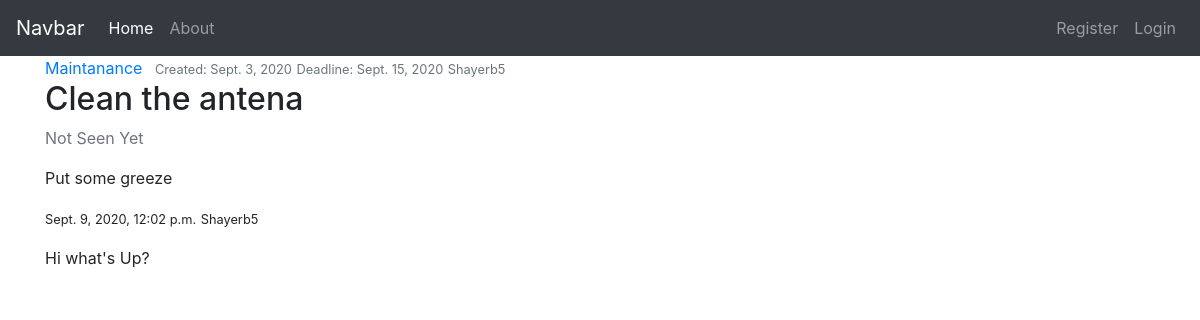
Page /todo_list/4/ on the committed database.
### todo_list/models.py (models this page shows, shortened)
class TodoList(models.Model): #Todolist able name that inherits models.Model
    statuses=[('Not Seen Yet','Not Seen Yet'),('Working on it','Working on it'),('Done','Done'),('Stuck','Stuck')]
    user1=get_user_model().username
    title = models.CharField(max_length=250) # a varchar
    content = models.TextField(blank=True) # a text field
    created = models.DateField(default=timezone.now().strftime("%Y-%m-%d")) # a date
    due_date = models.DateField(default=timezone.now().strftime("%Y-%m-%d")) # a date
    category = models.ForeignKey(Category, default="general",on_delete=models.CASCADE) # a foreignkey
    status = models.CharField(max_length=100,choices=statuses,default='Not Seen Yet')
    user = models.ForeignKey(User,on_delete=models.CASCADE)
    responsibles=models.ForeignKey('users.Profile', on_delete=models.CASCADE, related_name="responsible")
    deadline=models.BooleanField(default=False)

class Category(models.Model): # The Category table name that inherits models.Model
    name = models.CharField(max_length=100) #Like a varchar
    class Meta:
        verbose_name = ("Category")
        verbose_name_plural = ("Categories")
    def __str__(self):
        return self.name #name to be shown when called

class Comment(models.Model): # The Category table name that inherits models.Model
    task = models.ForeignKey(TodoList,on_delete=models.CASCADE, related_name='comments')
    authour=models.ForeignKey(User, on_delete=models.CASCADE)
    text=models.TextField(blank=True)
    created= models.DateTimeField(default=timezone.now)
    active=models.BooleanField(default=False)

### users/models.py (models this page shows, shortened)
class Profile(models.Model):
	ranks=[('Employee','Employee'),('Manager','Manager')]
	user=models.OneToOneField(User, on_delete=models.CASCADE)
	division=models.ForeignKey(Department, on_delete=models.CASCADE, default=1)
	rank = models.CharField(max_length=100,choices=ranks, default='Employee')

### todo_list/views.py (the view)
# urls.py: path('todo_list/<int:pk>/', views.task_detail, name='task-detail'),
def task_detail(request, pk):
	template_name = 'todo_list/task_detail.html'
	task = get_object_or_404(TodoList, pk=pk)
	comments= task.comments.filter(active=True)
	new_comment = None
	if request.method == 'POST':
		comment_form = CommentForm(request.POST)
		if comment_form.is_valid():
			new_comment = comment_form.save(commit=False)
			new_comment.task = task
			new_comment.authour = request.user
			new_comment.save()
			return redirect('task-detail', pk=task.pk)
	else:
			comment_form=CommentForm()
			context = {
				'task':task,
				'comments' : comments,
				'new_comment' : new_comment,
				'comment_form' : comment_form,
			}
	return render(request, template_name, context)

### todo_list/templates/todo_list/task_detail.html (shortened to what this page needs)
{% extends "todo_list/base.html" %}
{% load crispy_forms_tags %}
{% block content %}
	<article class="media content-section">
	  <div class="media-body">
	    <div class="article-metadata">
	      <a class="mr-2" href="#">{{ task.category }}</a>
	      <small class="text-muted">Created: {{ task.created }}</small>
	      <small class="text-muted">Deadline: {{ task.due_date }}</small>
	      <small class="text-muted">{{ task.responsibles.user }}</small>
	    </div>
	    <h2 class="article-title">{{ task.title }}</h2>
	    <div>
		  {% if task.status == 'Not Seen Yet' %}
		  <p class="text-secondary" href="#">{{ task.status }}</p>
		  {% elif task.status == 'Done' %}
		  <p class="text-success" href="#">{{ task.status }}</p>
		  {% elif task.status == 'Working on it' %}
		  <p class="text-warning" href="#">{{ task.status }}</p>
		  {% elif task.status == 'Stuck' %}
		  <p class="text-danger" href="#">{{ task.status }}</p>
		  {% endif %}
		</div>
	    <p class="article-content">{{ task.content }}</p>
	  </div>
	</article>
	{% for comment in task.comments.all %}
	<article class= "media content-section">
	   <div class="media-body">
	   	<div class="article-metadata">
	       <p class="pull-right"><small>{{ comment.created }}</small>
	    	  <small>{{ comment.authour }}</small></p>
	        <p> {{ comment.text|linebreaks }}</p>
	       </div>
	    </div>
	</article>
	{% endfor %}
{% endblock content %}

### todo_list/static/todo_list/main.css (style rules this page uses)
body { margin-top:20px; background:#eee; }

### rows in the picture
TodoList: category "Maintanance", created "Sept. 3, 2020", due_date "Sept. 15, 2020", responsibles.user "Shayerb5", title "Clean the antena", status "Not Seen Yet", content "Put some greeze"
Comment: created "Sept. 9, 2020, 12:02 p.m.", authour "Shayerb5", text "Hi what's Up?"
